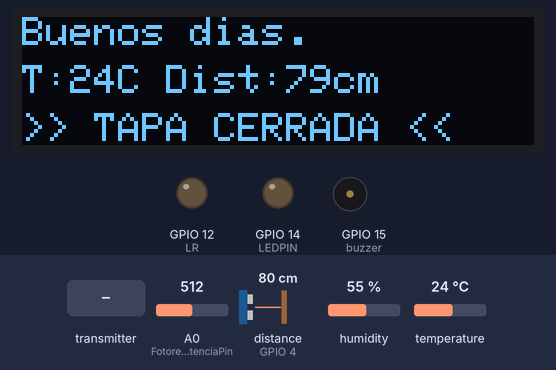
A sketch run on a simulated ESP8266 (NodeMCU). Shown: 128×32 one-colour display, output pins drawn as LEDs (lit = HIGH), buzzer (waves = sounding, pin HIGH). Wiring (inferred from the names in the program): ultrasonic range finder: trigger GPIO 0; echo GPIO 4. The test bench sets the inputs (shaded band); at power-on: distance to the obstacle (sensor on GPIO 4) 80 cm, A0 (FotoresistenciaPin) = 512, humidity 55 %, temperature 24 °C. The echo pulse lasts 58.3 µs per cm; WiFi joins after 1.5 s; servers stay silent unless stated; uploads are accepted with an empty reply; pins used as bus, display or sensor lines are not drawn; what the sketch prints to the serial monitor is not drawn.

Above: at 4.2 s.
4.3 s: distance to the obstacle (sensor on GPIO 4) set to 17 cm
At 5.0 s:
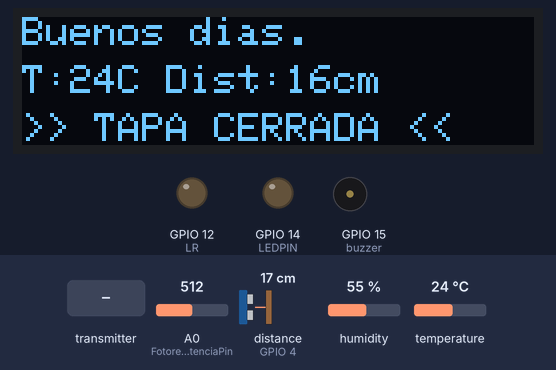
5.8 s: distance to the obstacle (sensor on GPIO 4) set to 14 cm
At 7.9 s:
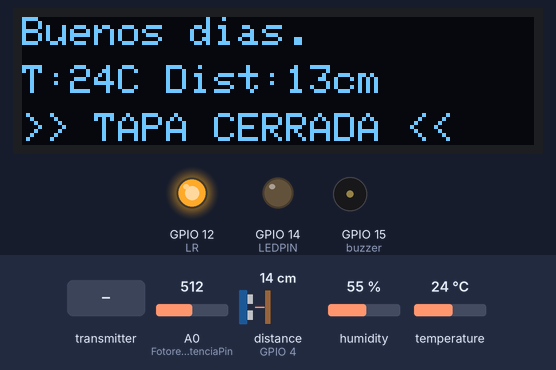
8.2 s: A0 (FotoresistenciaPin) set to 409
10.4 s: A0 (FotoresistenciaPin) set to 392
At 10.9 s:
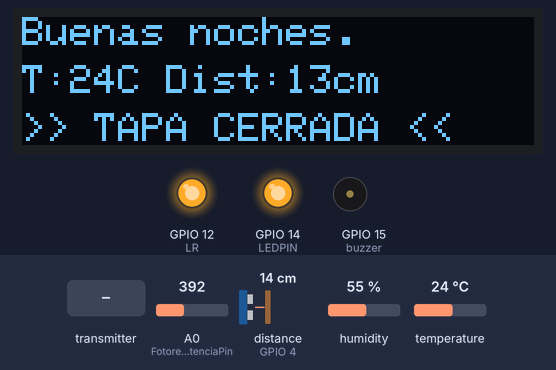
11.9 s: the transmitter starts sending gasPeligroso = 1
At 13.7 s:
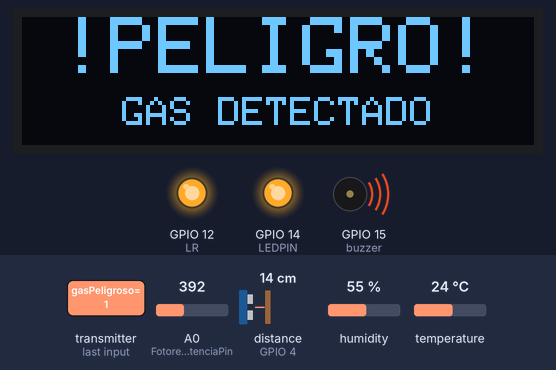
14.4 s: the transmitter starts sending gasPeligroso = 0
At 46.6 s:
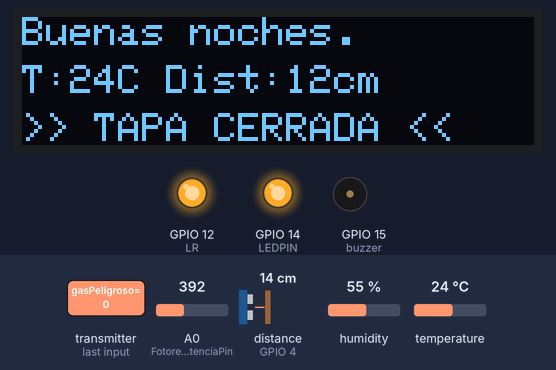
Timing chart, 0 to 47.6 s (numbered marks = the images above; inputs shaded):
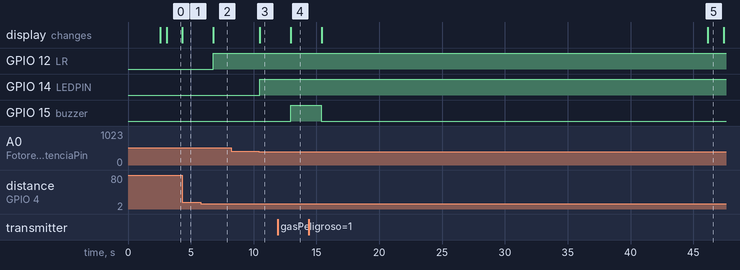

The sketch:

Nodo_B.ino
```cpp
// Librerias
#include <Wire.h>
#include <Adafruit_GFX.h>
#include <Adafruit_SSD1306.h>
#include <DHT.h>
// --- ESP-NOW --- Librerías Adicionales
#include <ESP8266WiFi.h>
#include <espnow.h>
#include <ESP8266HTTPClient.h>
#include <WiFiClientSecure.h> // <--- CAMBIO 1: Importante para HTTPS

//------------------Conexión internet---------------
const char* ssid = "Tec-IoT";
const char* password = "spotless.magnetic.bridge";

//http://192.168.1.40:3000/iot/api/insertAllSensors
String serverName = "https://api-iot-6t7d.onrender.com/iot/api/insertAllSensors";

// ================= DEFINICIONES ESP-NOW =================
// --- IMPORTANTE: Esta estructura DEBE SER EXACTAMENTE IGUAL a la del EMISOR ---
typedef struct struct_message {
  bool gasPeligroso;  // Si es true, hay que sonar alarma
  int valorGas;       // Valor crudo (opcional mostrarlo)
  bool tapaAbierta;   // Si es true, la tapa se está abriendo
} struct_message;

struct_message datosRecibidos; // Variable donde guardaremos los datos que llegan
bool datosFrescos = false;     // Bandera para saber si acaba de llegar info

// Función "Callback": Se ejecuta automáticamente cuando llega un mensaje
void OnDataRecv(uint8_t * mac, uint8_t *incomingData, uint8_t len) {
  memcpy(&datosRecibidos, incomingData, sizeof(datosRecibidos));
  datosFrescos = true; // Indicamos que llegó data nueva
}
// ========================================================


// Declaracion de la pantalla
const int ancho = 128;
const int alto  = 32;
const int scl = 13; // D7
const int sda = 2;  // D4

// Pines para buzzer y fotoresistencia
const int buzzer = 15; // D8
const int FotoresistenciaPin = A0; // Renombrado para claridad
const int LEDPIN = 14; // D5 (Luz de cortesía)
int umbralLuz = 400;   // Umbral para detectar oscuridad

// Pines sensor ultrasonico
const int trigPin = 0; // D3
const int echoPin = 4; // D2
const int LR = 12;   // D6 (LED indicador de lleno local)

// Definicion pines DHT11
const int dhtPin = 5; // D1
DHT dht(dhtPin, DHT11);  // ✅ objeto DHT

// Constante velocidad sonido
#define SOUND_SPEED 0.034  // cm/us

// Intervalo del bucle (Reducido para mejor respuesta de la pantalla)
const long loopInterval = 1000; // Un poco más largo para no saturar la API

// Objeto pantalla
Adafruit_SSD1306 display(ancho, alto, &Wire, -1);

void setup() {
  Serial.begin(115200);
  Serial.println("\nIniciando Nodo Receptor...");

  // Serial Data Streamer header
  Serial.println("CLEARDATA");
  Serial.println("LABEL,Temperatura (C), Distancia (cm), Luz, GasDetectado(Bool)");

  // Iniciar sensor DHT
  dht.begin();

  // Configurar pines
  pinMode(trigPin, OUTPUT);
  pinMode(echoPin, INPUT);
  pinMode(LR, OUTPUT);
  pinMode(buzzer, OUTPUT);
  pinMode(LEDPIN, OUTPUT);

  // Inicialización actuadores APAGADOS
  digitalWrite(LR, LOW);
  digitalWrite(trigPin, LOW);
  digitalWrite(LEDPIN, LOW);
  digitalWrite(buzzer, LOW);

  // Pantalla
  Wire.begin(sda, scl);
  if(!display.begin(SSD1306_SWITCHCAPVCC, 0x3C)) {
    Serial.println(F("No se encuentra la pantalla OLED"));
    for(;;);
  }

  display.clearDisplay();
  display.setTextSize(1);
  display.setTextColor(WHITE);
  display.setCursor(0, 0);
  display.print("Iniciando ESP-NOW...");
  display.display();
  delay(1000);

  // ================= INICIO ESP-NOW =================
  WiFi.mode(WIFI_STA); // Modo estación necesario
  WiFi.disconnect();   // Aseguramos que no intente conectarse a router por ahora

  if (esp_now_init() != 0) {
    Serial.println("Error al inicializar ESP-NOW");
    display.clearDisplay(); display.setCursor(0,0); display.print("Error ESP-NOW"); display.display();
    return;
  }
  // Configurar rol de esclavo (receptor) y registrar la función que recibe
  esp_now_set_self_role(ESP_NOW_ROLE_SLAVE);
  esp_now_register_recv_cb(OnDataRecv);
  Serial.println("ESP-NOW Receptor Listo. Esperando datos...");
  // ==================================================

  // Inicializar datos recibidos en falso por seguridad
  datosRecibidos.gasPeligroso = false;
  datosRecibidos.tapaAbierta = false;
  datosRecibidos.valorGas = 0;


  WiFi.begin(ssid, password);
  Serial.println("Conectando a WiFi...");
  while (WiFi.status() != WL_CONNECTED) {
    delay(500);
    Serial.print(".");
  }
  Serial.println("\nConectado a WiFi");
  Serial.print("IP: ");
  Serial.println(WiFi.localIP());


  display.clearDisplay();
  display.setCursor(0, 0);
  display.print("Sistema Listo");
  display.display();
  delay(500);
}

void loop() {
  // --- 1. Leer Sensores Locales ---
  // Ultrasónico
  digitalWrite(trigPin, LOW); delayMicroseconds(2);
  digitalWrite(trigPin, HIGH); delayMicroseconds(10);
  digitalWrite(trigPin, LOW);
  int duration = pulseIn(echoPin, HIGH);
  int distanceCm = duration * SOUND_SPEED / 2;
  if (distanceCm == 0) distanceCm = 999; // Evitar ceros erróneos

  // DHT11
  float temp = dht.readTemperature();
  if (isnan(temp)) temp = 0.0; // Manejo básico de error

  // Fotoresistencia (LDR)
  int lecturaLuz = analogRead(FotoresistenciaPin);


  // --- 2. Lógica de Actuadores Locales (No críticos) ---

  // LDR controla SOLAMENTE el LED de cortesía (LEDPIN)
  if (lecturaLuz < umbralLuz) {
    digitalWrite(LEDPIN, HIGH); // Está oscuro, encender luz
  } else {
    digitalWrite(LEDPIN, LOW);  // Hay luz, apagar led
  }

  // LED indicador local de "casi lleno" (LR)
  if (distanceCm < 15 && distanceCm > 10) {
    digitalWrite(LR, HIGH);
  } else {
    digitalWrite(LR, LOW);
  }


  // --- 3. LÓGICA PRINCIPAL DE PANTALLA Y ALERTAS (PRIORIDADES) ---

  display.clearDisplay();
  display.setTextColor(WHITE);

  // --- PRIORIDAD ALTA: ALERTA DE GAS (Viene por ESP-NOW) ---
  if (datosRecibidos.gasPeligroso == true) {
    digitalWrite(buzzer, HIGH);   // ¡Sonar alarma!

    display.setTextSize(2);       // Texto grande
    display.setCursor(10, 0);
    display.println("!PELIGRO!");
    display.setTextSize(1);       // Texto normal
    display.setCursor(25, 20);
    display.println("GAS DETECTADO");

  }
  // --- PRIORIDAD MEDIA: BOTE LLENO (Sensor local) ---
  else if (distanceCm < 10) {
    digitalWrite(buzzer, LOW);  // Apagar buzzer si estaba prendido por gas antes

    display.setTextSize(2);
    display.setCursor(30, 0);
    display.println("LLENO");
    display.setTextSize(1);
    display.setCursor(20, 20);
    display.print("Nivel: "); display.print(distanceCm); display.print("cm");
  }
  // --- PRIORIDAD BAJA: ESTADO NORMAL ---
  else {
    digitalWrite(buzzer, LOW); // Todo tranquilo

    display.setTextSize(1);

    // Línea 1: Saludo basado en luz (como tenías antes)
    display.setCursor(0, 0);
    if (lecturaLuz < umbralLuz) display.print("Buenas noches. ");
    else display.print("Buenos dias. ");

    // Línea 2: Datos de sensores
    display.setCursor(0, 12);
    display.print("T:"); display.print((int)temp); display.print("C ");
    display.print("Dist:"); display.print(distanceCm); display.print("cm");

    // Línea 3: Aviso de tapa (Viene por ESP-NOW)
    display.setCursor(0, 24);
    if (datosRecibidos.tapaAbierta) {
       display.print(">> TAPA ABIERTA <<");
    }
    else if (!datosRecibidos.tapaAbierta) {
       display.print(">> TAPA CERRADA <<");
    }
    else {
       // Opcional: Mostrar valor crudo del gas si no es peligroso
       display.print("Gas Level: "); display.print(datosRecibidos.valorGas); display.print(">> TAPA CERRADA <<");
    }
  }

  display.display(); // Actualizar la pantalla al final de la lógica


  // --- 4. Enviar Datos por Serial (Excel Data Streamer) ---
  // Usamos "DATA,..." para que Excel lo reconozca
  Serial.print("DATA,");
  Serial.print(temp);
  Serial.print(",");
  Serial.print(distanceCm);
  Serial.print(",");
  Serial.print(lecturaLuz);
  Serial.print(",");
  Serial.println(datosRecibidos.gasPeligroso); // Agregamos el estado del gas al serial

  //-----------Enviamos datos a DB usando la API-----------------
  int valorTapaAbierta = datosRecibidos.tapaAbierta ? 1 : 0;

  if (WiFi.status() == WL_CONNECTED) {

    // <--- CAMBIO 2: Usar WiFiClientSecure en lugar de WiFiClient
    WiFiClientSecure client;

    // <--- CAMBIO 3: Ignorar validación de certificado SSL (Necesario para Cloudflare/Render simple)
    client.setInsecure();

    HTTPClient http;

    // Pasamos el cliente seguro a http.begin
    if (http.begin(client, serverName)) {

        http.addHeader("Content-Type", "application/json");

        // Crear el JSON.
        //level, temperature, light, gas, open
        String httpRequestData =
          "{"
            "\"level\":\"" + String(distanceCm) + "\","
            "\"temperature\":\"" + String(temp) + "\","
            "\"light\":\"" + String(lecturaLuz) + "\","
            "\"gas\":\"" + String(datosRecibidos.valorGas) + "\","
            "\"open\":\"" + String(valorTapaAbierta) + "\""
          "}";


        Serial.print("Enviando JSON Seguro: ");
        Serial.println(httpRequestData);

        // Enviar la petición POST
        int httpResponseCode = http.POST(httpRequestData);

        if (httpResponseCode > 0) {
          Serial.print("Código de respuesta HTTP: ");
          Serial.println(httpResponseCode);
          String payload = http.getString();
          Serial.println(payload);
        } else {
          Serial.print("Error en el envío POST. Código: ");
          Serial.println(httpResponseCode);
        }
        http.end();
    } else {
        Serial.println("No se pudo conectar al servidor HTTPS");
    }
  } else {
    Serial.println("Error: WiFi desconectado");
  }


  // --- 5. Delay y Reset de bandera ---
  datosFrescos = false; // Reseteamos la bandera (opcional, para lógica futura)
  delay(loopInterval);
}
```

Measured:
- the behaviour switches between 16 and 15 cm on distance to the obstacle (sensor on GPIO 4) (found by bisection; images 1 and 2)
- the behaviour switches between 400 and 399 on A0 (FotoresistenciaPin) (found by bisection; images 2 and 3)
- after the input at 4.3 s, the display: changes at once (image 1)
- after the input at 5.8 s, GPIO 12 (LR): LOW → HIGH after 0.97 s; the display: changes after 0.98 s (image 2)
- after the input at 8.2 s, every drawn part: stays the same
- after the input at 10.4 s, GPIO 14 (LEDPIN): LOW → HIGH after 0.07 s; the display: changes after 0.09 s (image 3)
- after the input at 11.9 s, GPIO 15 (buzzer): LOW → HIGH after 1.0 s; the display: changes after 1.0 s (image 4)
- after the input at 14.4 s, GPIO 15 (buzzer): HIGH → LOW after 1.0 s; the display: first changes after 1.0 s (image 5 shows a later state)
